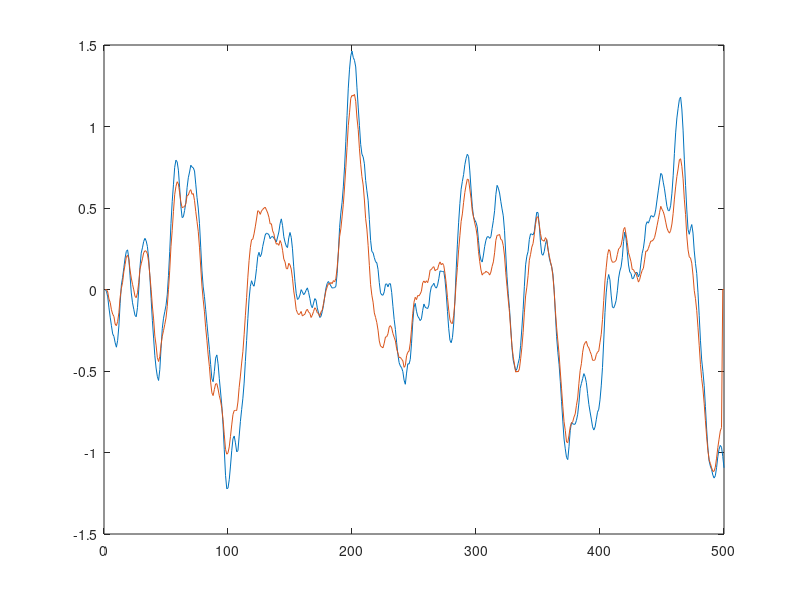

The MATLAB script that drew this image: (Note: this script raises an error after producing the figure.)
%% identificacao de sistemas
sysC1 = tf(1, [1 3 2]);
N = 500;
sysD1 = c2d(ss(sysC1), 0.1);
u = -10 + (20)*rand(N, 1);
x1 = zeros(2, N);
[y1,y1obtido] = deal(zeros(1, N));
n = 2;
m = 2;
y1m = zeros(1, N+m);
um = zeros(1, N+n);
p = 1:N;
for i = 1:N-1
    x1(:,i+1) = sysD1.A*x1(:,i) + sysD1.B*u(i);
    y1(i) = sysD1.C*x1(:,i) + sysD1.D*u(i);
end
y1(N) = sysD1.C*x1(:,N) + sysD1.D*u(N);
A = zeros(N, 4);
for i = 1+m:N+m
    y1m(1, i) = y1(1, i-m);
    um(1, i) = u(i-n, 1);
end    
A(:, 1) = um(1, 2:N+1);
A(:, 2) = um(1, 3:N+2);
A(:, 4) = -y1m(1, 1:N);
A(:, 3) = -y1m(1, 2:N+1);

Mat = ((A'*A)\A');
coef = Mat*y1';
%% plotando
for i = 3:N-2
    y1obtido(1, i) = coef(1, 1)*u(i-1, 1) + coef(2, 1)*u(i-2, 1) - coef(3,1)*y1obtido(1, i-1) - coef(4,1)*y1obtido(1, i-2); 
end
figure(1);
plot(p, y1);
hold on;
plot(p, y1obtido);
hold off;
%% para o sistema 2
s = tf('s');
sysC2 = 0.5/((s-1)*(s+2));
sysC2 = (5*sysC2)/(1+5*sysC2);
sysD2 = c2d(ss(sysC2), 0.1);
N = 100;
x2 = zeros(4, N);
[y2,y2obtido] = deal(zeros(1, N));
n = 4;
m = 4;
y2m = zeros(1, N+m);
um = zeros(1, N+n);
p = 1:N;
u = randn(N, 1);
for i = 1:N-1
    x2(:,i+1) = sysD2.A*x2(:,i) + sysD2.B*u(i);
    y2(i) = sysD2.C*x2(:,i) + sysD2.D*u(i);
end
y2(N) = sysD2.C*x2(:,N) + sysD2.D*u(N);
A = zeros(N, 8);
for i = 1+m:N+m
    y2m(1, i) = y2(1, i-m);
    um(1, i) = u(i-n, 1);
end  
A(:, 1) = um(1, 2:N+1);
A(:, 2) = um(1, 3:N+2);
A(:, 3) = um(1, 4:N+3);
A(:, 4) = um(1, 5:N+4);
A(:, 8) = -y2m(1, 1:N);
A(:, 7) = -y2m(1, 2:N+1);
A(:, 6) = -y2m(1, 3:N+2);
A(:, 5) = -y2m(1, 4:N+3);

Mat = ((A'*A)\A');
coef = Mat*y2';
%% plotando
for i = 6:N
    y2obtido(1, i) = coef(1, 1)*(u(i-1, 1)) + coef(2, 1)*(u(i-2, 1)) + coef(3, 1)*(u(i-3, 1)) + coef(4, 1)*(u(i-4, 1)) - coef(5,1)*y2obtido(1, i-1) - coef(6,1)*y2obtido(1, i-2) - coef(7,1)*y2obtido(1, i-3) - coef(8,1)*y2obtido(1, i-4); 
end
sysC2 = 5*0.5/((s-1)*(s+2));
sysD2 = c2d(ss(sysC2), 0.1);

figure(2);
plot(p, y2);
hold on;
plot(p, y2obtido);
hold off;
